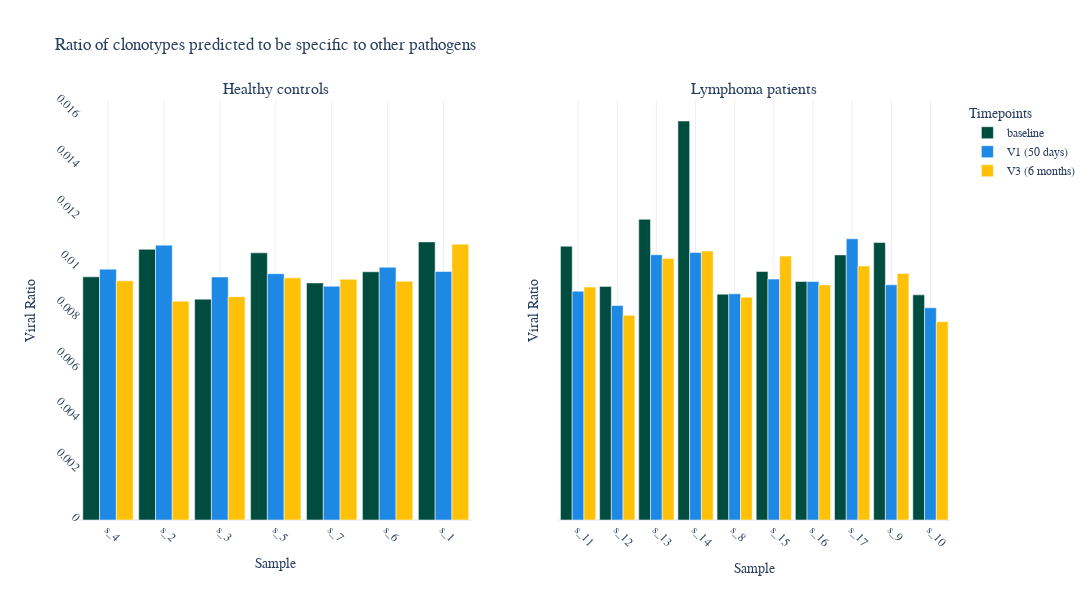

Notebook code cell kept with this figure:
### Code cell
plotting.plot_viral_ratio(other_virus_data, PLOTSDIR)

### Figure 1 — Plotly figure (JSON) as saved in the notebook; plotly's stock layout.template omitted (floating-point values rounded to 4 significant figures)
{"data": [{"marker": {"color": "#004D40", "line": {"width": 0.5}}, "name": "baseline", "showlegend": true, "type": "bar", "x": ["s_4", "s_2", "s_3", "s_5", "s_7", "s_6", "s_1"], "xaxis": "x", "y": [0.009625, 0.01071, 0.008742, 0.01057, 0.009384, 0.009825, 0.01101], "yaxis": "y"}, {"marker": {"color": "#1E88E5", "line": {"width": 0.5}}, "name": "V1 (50 days)", "showlegend": true, "type": "bar", "x": ["s_1", "s_2", "s_3", "s_4", "s_5", "s_6", "s_7"], "xaxis": "x", "y": [0.009834, 0.01088, 0.009619, 0.009929, 0.009747, 0.01, 0.009255], "yaxis": "y"}, {"marker": {"color": "#FFC107", "line": {"width": 0.5}}, "name": "V3 (6 months)", "showlegend": true, "type": "bar", "x": ["s_3", "s_4", "s_5", "s_1", "s_2", "s_6", "s_7"], "xaxis": "x", "y": [0.008841, 0.009467, 0.009584, 0.01092, 0.008662, 0.009448, 0.009528], "yaxis": "y"}, {"marker": {"color": "#004D40", "line": {"width": 0.5}}, "name": "baseline", "showlegend": false, "type": "bar", "x": ["s_11", "s_12", "s_13", "s_14", "s_8", "s_15", "s_16", "s_17", "s_9", "s_10"], "xaxis": "x2", "y": [0.01084, 0.009247, 0.0119, 0.01579, 0.008938, 0.009837, 0.009439, 0.01049, 0.01098, 0.008912], "yaxis": "y2"}, {"marker": {"color": "#1E88E5", "line": {"width": 0.5}}, "name": "V1 (50 days)", "showlegend": false, "type": "bar", "x": ["s_11", "s_12", "s_13", "s_14", "s_15", "s_16", "s_17", "s_8", "s_9", "s_10"], "xaxis": "x2", "y": [0.009055, 0.008487, 0.0105, 0.01058, 0.009535, 0.00944, 0.01113, 0.008953, 0.009308, 0.0084], "yaxis": "y2"}, {"marker": {"color": "#FFC107", "line": {"width": 0.5}}, "name": "V3 (6 months)", "showlegend": false, "type": "bar", "x": ["s_11", "s_12", "s_13", "s_14", "s_15", "s_16", "s_17", "s_8", "s_9", "s_10"], "xaxis": "x2", "y": [0.00922, 0.008104, 0.01035, 0.01065, 0.01044, 0.009302, 0.01005, 0.008817, 0.00976, 0.007847], "yaxis": "y2"}], "layout": {"annotations": [{"font": {"size": 16}, "showarrow": false, "text": "Healthy controls", "x": 0.225, "xanchor": "center", "xref": "paper", "y": 1, "yanchor": "bottom", "yref": "paper"}, {"font": {"size": 16}, "showarrow": false, "text": "Lymphoma patients", "x": 0.775, "xanchor": "center", "xref": "paper", "y": 1, "yanchor": "bottom", "yref": "paper"}], "bargap": 0.1, "barmode": "group", "font": {"family": "JetBrains Mono", "size": 12}, "height": 600, "legend": {"title": {"text": "Timepoints"}}, "title": {"text": "Ratio of clonotypes predicted to be specific to other pathogens"}, "width": 1200, "xaxis": {"anchor": "y", "domain": [0, 0.45], "showgrid": true, "tickangle": 45, "title": {"text": "Sample"}}, "xaxis2": {"anchor": "y2", "domain": [0.55, 1], "showgrid": true, "tickangle": 45, "title": {"text": "Sample"}}, "yaxis": {"anchor": "x", "domain": [0, 1], "showgrid": false, "tickangle": 45, "title": {"text": "Viral Ratio"}}, "yaxis2": {"anchor": "x2", "domain": [0, 1], "matches": "y", "showgrid": false, "showticklabels": false, "tickangle": 45, "title": {"text": "Viral Ratio"}}}}
